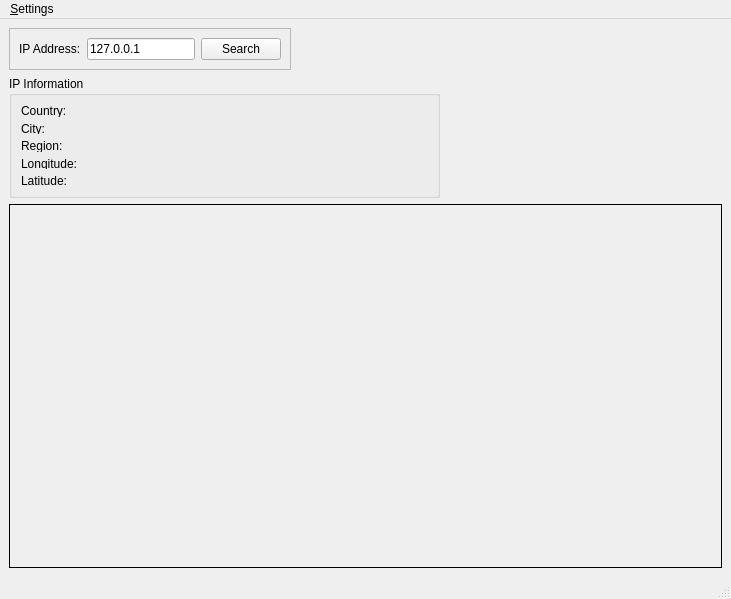
<?xml version="1.0" encoding="UTF-8"?>
<ui version="4.0">
 <class>MainWindow</class>
 <widget class="QMainWindow" name="MainWindow">
  <property name="geometry">
   <rect>
    <x>0</x>
    <y>0</y>
    <width>731</width>
    <height>599</height>
   </rect>
  </property>
  <property name="windowTitle">
   <string>MainWindow</string>
  </property>
  <widget class="QWidget" name="centralwidget">
   <layout class="QGridLayout" name="gridLayout_2">
    <item row="0" column="0">
     <layout class="QGridLayout" name="gridLayout">
      <item row="5" column="0" colspan="3">
       <widget class="QFrame" name="mapFrame">
        <property name="sizePolicy">
         <sizepolicy hsizetype="Expanding" vsizetype="Expanding">
          <horstretch>0</horstretch>
          <verstretch>0</verstretch>
         </sizepolicy>
        </property>
        <property name="frameShape">
         <enum>QFrame::Box</enum>
        </property>
        <layout class="QHBoxLayout" name="horizontalLayout">
         <item>
          <layout class="QVBoxLayout" name="middleVerticalLayout"/>
         </item>
        </layout>
       </widget>
      </item>
      <item row="1" column="0" colspan="2">
       <widget class="QGroupBox" name="informationGroupBox">
        <property name="sizePolicy">
         <sizepolicy hsizetype="Fixed" vsizetype="Preferred">
          <horstretch>0</horstretch>
          <verstretch>0</verstretch>
         </sizepolicy>
        </property>
        <property name="maximumSize">
         <size>
          <width>431</width>
          <height>122</height>
         </size>
        </property>
        <property name="title">
         <string>IP Information</string>
        </property>
        <layout class="QGridLayout" name="gridLayout_3">
         <item row="3" column="1">
          <widget class="QLabel" name="longitudeLabel">
           <property name="text">
            <string/>
           </property>
          </widget>
         </item>
         <item row="3" column="0">
          <widget class="QLabel" name="label_4">
           <property name="text">
            <string>Longitude:</string>
           </property>
          </widget>
         </item>
         <item row="2" column="1">
          <widget class="QLabel" name="regionLabel">
           <property name="text">
            <string/>
           </property>
          </widget>
         </item>
         <item row="1" column="0">
          <widget class="QLabel" name="label_2">
           <property name="text">
            <string>City:</string>
           </property>
          </widget>
         </item>
         <item row="0" column="0">
          <widget class="QLabel" name="label_6">
           <property name="text">
            <string>Country:</string>
           </property>
          </widget>
         </item>
         <item row="2" column="0">
          <widget class="QLabel" name="label_3">
           <property name="text">
            <string>Region:</string>
           </property>
          </widget>
         </item>
         <item row="4" column="1">
          <widget class="QLabel" name="latitudeLabel">
           <property name="text">
            <string/>
           </property>
          </widget>
         </item>
         <item row="1" column="1">
          <widget class="QLabel" name="cityLabel">
           <property name="text">
            <string/>
           </property>
          </widget>
         </item>
         <item row="0" column="1">
          <widget class="QLabel" name="countryLabel">
           <property name="text">
            <string/>
           </property>
          </widget>
         </item>
         <item row="4" column="0">
          <widget class="QLabel" name="label_5">
           <property name="text">
            <string>Latitude:</string>
           </property>
          </widget>
         </item>
        </layout>
       </widget>
      </item>
      <item row="0" column="0" colspan="2">
       <widget class="QFrame" name="frame">
        <property name="sizePolicy">
         <sizepolicy hsizetype="Maximum" vsizetype="Preferred">
          <horstretch>0</horstretch>
          <verstretch>0</verstretch>
         </sizepolicy>
        </property>
        <property name="frameShape">
         <enum>QFrame::StyledPanel</enum>
        </property>
        <property name="frameShadow">
         <enum>QFrame::Raised</enum>
        </property>
        <layout class="QHBoxLayout" name="horizontalLayout_2">
         <item>
          <widget class="QLabel" name="label">
           <property name="text">
            <string>IP Address:</string>
           </property>
          </widget>
         </item>
         <item>
          <widget class="QLineEdit" name="ipLineEdit">
           <property name="text">
            <string>127.0.0.1</string>
           </property>
          </widget>
         </item>
         <item>
          <widget class="QPushButton" name="searchButton">
           <property name="text">
            <string>Search</string>
           </property>
          </widget>
         </item>
        </layout>
       </widget>
      </item>
     </layout>
    </item>
   </layout>
  </widget>
  <widget class="QMenuBar" name="menubar">
   <property name="geometry">
    <rect>
     <x>0</x>
     <y>0</y>
     <width>731</width>
     <height>20</height>
    </rect>
   </property>
   <widget class="QMenu" name="menuSettings">
    <property name="title">
     <string>&amp;Settings</string>
    </property>
    <addaction name="actionPreferences"/>
   </widget>
   <addaction name="menuSettings"/>
  </widget>
  <widget class="QStatusBar" name="statusbar"/>
  <action name="actionPreferences">
   <property name="text">
    <string>Preferences...</string>
   </property>
  </action>
 </widget>
 <resources/>
 <connections>
  <connection>
   <sender>ipLineEdit</sender>
   <signal>returnPressed()</signal>
   <receiver>searchButton</receiver>
   <slot>click()</slot>
   <hints>
    <hint type="sourcelabel">
     <x>362</x>
     <y>35</y>
    </hint>
    <hint type="destinationlabel">
     <x>759</x>
     <y>36</y>
    </hint>
   </hints>
  </connection>
 </connections>
</ui>
